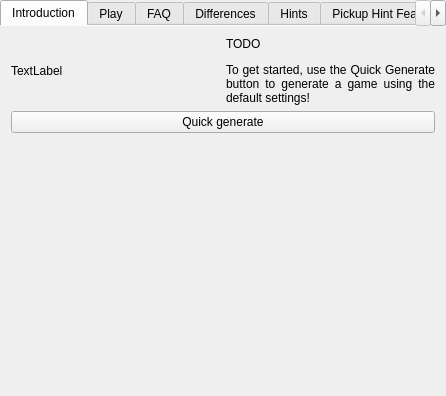
<?xml version="1.0" encoding="UTF-8"?>
<ui version="4.0">
 <class>EchoesGameTabWidget</class>
 <widget class="QTabWidget" name="EchoesGameTabWidget">
  <property name="geometry">
   <rect>
    <x>0</x>
    <y>0</y>
    <width>446</width>
    <height>396</height>
   </rect>
  </property>
  <property name="currentIndex">
   <number>0</number>
  </property>
  <property name="documentMode">
   <bool>true</bool>
  </property>
  <widget class="QWidget" name="tab_intro">
   <attribute name="title">
    <string>Introduction</string>
   </attribute>
   <layout class="QVBoxLayout" name="intro_layout">
    <item>
     <layout class="QHBoxLayout" name="intro_cover_layout">
      <item>
       <widget class="QLabel" name="game_cover_label">
        <property name="text">
         <string>TextLabel</string>
        </property>
       </widget>
      </item>
      <item>
       <widget class="QLabel" name="intro_label">
        <property name="text">
         <string>&lt;html&gt;&lt;head/&gt;&lt;body&gt;&lt;p align=&quot;justify&quot;&gt;TODO&lt;/p&gt;&lt;p align=&quot;justify&quot;&gt;To get started, use the Quick Generate button to generate a game using the default settings!&lt;/p&gt;&lt;/body&gt;&lt;/html&gt;</string>
        </property>
        <property name="wordWrap">
         <bool>true</bool>
        </property>
       </widget>
      </item>
     </layout>
    </item>
    <item>
     <widget class="QPushButton" name="quick_generate_button">
      <property name="text">
       <string>Quick generate</string>
      </property>
     </widget>
    </item>
    <item>
     <spacer name="intro_spacer">
      <property name="orientation">
       <enum>Qt::Vertical</enum>
      </property>
      <property name="sizeHint" stdset="0">
       <size>
        <width>20</width>
        <height>40</height>
       </size>
      </property>
     </spacer>
    </item>
   </layout>
  </widget>
  <widget class="GenerateGameWidget" name="tab_generate_game">
   <attribute name="title">
    <string>Play</string>
   </attribute>
  </widget>
  <widget class="QWidget" name="faq_tab">
   <attribute name="title">
    <string>FAQ</string>
   </attribute>
   <layout class="QGridLayout" name="faq_layout">
    <property name="leftMargin">
     <number>0</number>
    </property>
    <property name="topMargin">
     <number>0</number>
    </property>
    <property name="rightMargin">
     <number>0</number>
    </property>
    <property name="bottomMargin">
     <number>0</number>
    </property>
    <item row="0" column="0">
     <widget class="QScrollArea" name="faq_scroll_area">
      <property name="widgetResizable">
       <bool>true</bool>
      </property>
      <widget class="QWidget" name="faq_scroll_area_contents">
       <property name="geometry">
        <rect>
         <x>0</x>
         <y>0</y>
         <width>444</width>
         <height>366</height>
        </rect>
       </property>
       <layout class="QGridLayout" name="gridLayout_8">
        <item row="0" column="0">
         <widget class="QLabel" name="faq_label">
          <property name="text">
           <string># updated from code</string>
          </property>
          <property name="alignment">
           <set>Qt::AlignLeading|Qt::AlignLeft|Qt::AlignTop</set>
          </property>
          <property name="wordWrap">
           <bool>true</bool>
          </property>
         </widget>
        </item>
       </layout>
      </widget>
     </widget>
    </item>
   </layout>
  </widget>
  <widget class="QWidget" name="differences_tab">
   <attribute name="title">
    <string>Differences</string>
   </attribute>
   <layout class="QVBoxLayout" name="differences_tab_layout">
    <property name="leftMargin">
     <number>0</number>
    </property>
    <property name="topMargin">
     <number>0</number>
    </property>
    <property name="rightMargin">
     <number>0</number>
    </property>
    <property name="bottomMargin">
     <number>0</number>
    </property>
    <item>
     <widget class="QScrollArea" name="differences_scroll_area">
      <property name="widgetResizable">
       <bool>true</bool>
      </property>
      <widget class="QWidget" name="differences_scroll_contents">
       <property name="geometry">
        <rect>
         <x>0</x>
         <y>0</y>
         <width>444</width>
         <height>366</height>
        </rect>
       </property>
       <layout class="QVBoxLayout" name="differences_scroll_layout_3">
        <item>
         <widget class="QLabel" name="differences_label">
          <property name="text">
           <string>&lt;html&gt;&lt;head/&gt;&lt;body&gt;&lt;p&gt;TODO&lt;/p&gt;&lt;/body&gt;&lt;/html&gt;</string>
          </property>
          <property name="alignment">
           <set>Qt::AlignLeading|Qt::AlignLeft|Qt::AlignTop</set>
          </property>
          <property name="wordWrap">
           <bool>true</bool>
          </property>
         </widget>
        </item>
       </layout>
      </widget>
     </widget>
    </item>
   </layout>
  </widget>
  <widget class="QWidget" name="hints_tab">
   <attribute name="title">
    <string>Hints</string>
   </attribute>
   <layout class="QVBoxLayout" name="hints_tab_layout">
    <property name="spacing">
     <number>0</number>
    </property>
    <property name="leftMargin">
     <number>0</number>
    </property>
    <property name="topMargin">
     <number>0</number>
    </property>
    <property name="rightMargin">
     <number>0</number>
    </property>
    <property name="bottomMargin">
     <number>0</number>
    </property>
    <item>
     <widget class="QScrollArea" name="hints_scroll_area">
      <property name="widgetResizable">
       <bool>true</bool>
      </property>
      <widget class="QWidget" name="hints_scroll_area_contents">
       <property name="geometry">
        <rect>
         <x>0</x>
         <y>0</y>
         <width>430</width>
         <height>786</height>
        </rect>
       </property>
       <layout class="QVBoxLayout" name="hints_scroll_layout">
        <item>
         <widget class="QLabel" name="hints_label">
          <property name="text">
           <string>&lt;html&gt;&lt;head/&gt;&lt;body&gt;&lt;p align=&quot;justify&quot;&gt;In Metroid Prime 2: Echoes, a number of hints are available to assist with your routing. Note: &lt;span style=&quot; font-weight:700;&quot;&gt;A pickup location can't receive more than one hint.&lt;/span&gt;&lt;/p&gt;&lt;p align=&quot;justify&quot;&gt;You can find hints from the following sources:&lt;/p&gt;&lt;p align=&quot;justify&quot;&gt;&lt;span style=&quot; font-weight:600;&quot;&gt;Sky Temple Gateway&lt;/span&gt;: Hints for where each of your 9 Sky Temple Keys are located. In a Multiworld, describes which player has the keys as well.&lt;/p&gt;&lt;p align=&quot;justify&quot;&gt;&lt;span style=&quot; font-weight:600;&quot;&gt;Keybearer Corpse&lt;/span&gt;: Contains a hint for the Flying Ing Cache in the associated room for the corpse. This hint will use a low-precision Hint Feature to describe the pickup, as listed in the Pickup Hint Features tab.&lt;/p&gt;&lt;p align=&quot;justify&quot;&gt;&lt;span style=&quot; font-weight:600;&quot;&gt;Luminoth Lore&lt;/span&gt;: Contains the guaranteed hints and pickup hints.&lt;/p&gt;&lt;hr/&gt;&lt;p align=&quot;justify&quot;&gt;In each game, each of the following guaranteed hints are placed on a Luminoth Lore scan, placed randomly - this means they can be locked behind what they hint for. The hints are:&lt;/p&gt;&lt;p align=&quot;justify&quot;&gt;&lt;span style=&quot; font-weight:600;&quot;&gt;U-Mos 2&lt;/span&gt;: The detailed name of the pickup rewarded by U-Mos for returning the Sanctuary energy.&lt;/p&gt;&lt;p align=&quot;justify&quot;&gt;&lt;span style=&quot; font-weight:600;&quot;&gt;Dark Temple Bosses&lt;/span&gt;: The detailed pickup name which is dropped by each of the three temple bosses: Amorbis, Chykka and Quadraxis. There's one hint for each boss.&lt;/p&gt;&lt;p align=&quot;justify&quot;&gt;&lt;span style=&quot; font-weight:600;&quot;&gt;Dark Temple Keys&lt;/span&gt;: The areas where the temple keys can be located, listed in alphabetical order. In multiworld, the area listed might be someone else's, but the hint is referring to your keys.&lt;/p&gt;&lt;p align=&quot;justify&quot;&gt;&lt;span style=&quot; font-weight:600;&quot;&gt;Joke Hints&lt;/span&gt;: A joke. Uses green text and is a waste of space. There are 2 joke hints per game.&lt;/p&gt;&lt;hr/&gt;&lt;p align=&quot;justify&quot;&gt;The remaining Luminoth Lores are filled with standard pickup hints. These hints are placed according to the following priority:&lt;/p&gt;&lt;p align=&quot;justify&quot;&gt;&lt;span style=&quot; font-weight:600;&quot;&gt;1)&lt;/span&gt; Pickups that were placed by the generator, after the hint became accessible. This helps ensure that hints don't point towards the pickups required to read the hint in the first place. These hints are placed starting with the hint with the fewest logical candidates.&lt;/p&gt;&lt;p align=&quot;justify&quot;&gt;&lt;span style=&quot; font-weight:600;&quot;&gt;2)&lt;/span&gt; If there were no logical candidates for a hint, it can instead point to any major pickup.&lt;/p&gt;&lt;p align=&quot;justify&quot;&gt;&lt;span style=&quot; font-weight:600;&quot;&gt;3)&lt;/span&gt; At this point, we're out of useful candidates to hint, so the hint will simply pick any random pickup location.&lt;/p&gt;&lt;p align=&quot;justify&quot;&gt;&lt;br/&gt;&lt;/p&gt;&lt;/body&gt;&lt;/html&gt;</string>
          </property>
          <property name="alignment">
           <set>Qt::AlignLeading|Qt::AlignLeft|Qt::AlignTop</set>
          </property>
          <property name="wordWrap">
           <bool>true</bool>
          </property>
         </widget>
        </item>
       </layout>
      </widget>
     </widget>
    </item>
   </layout>
  </widget>
  <widget class="PickupHintFeatureTab" name="pickup_hint_features_tab">
   <attribute name="title">
    <string>Pickup Hint Features</string>
   </attribute>
   <layout class="QVBoxLayout" name="hint_item_names_layout">
    <property name="spacing">
     <number>0</number>
    </property>
    <property name="leftMargin">
     <number>0</number>
    </property>
    <property name="topMargin">
     <number>0</number>
    </property>
    <property name="rightMargin">
     <number>0</number>
    </property>
    <property name="bottomMargin">
     <number>0</number>
    </property>
   </layout>
  </widget>
  <widget class="LocationHintFeatureTab" name="location_hint_features_tab">
   <attribute name="title">
    <string>Location Hint Features</string>
   </attribute>
  </widget>
  <widget class="QWidget" name="hint_locations_tab">
   <attribute name="title">
    <string>Hint Locations</string>
   </attribute>
   <layout class="QVBoxLayout" name="hint_tab_layout">
    <property name="leftMargin">
     <number>0</number>
    </property>
    <property name="topMargin">
     <number>0</number>
    </property>
    <property name="rightMargin">
     <number>0</number>
    </property>
    <property name="bottomMargin">
     <number>0</number>
    </property>
    <item>
     <widget class="QScrollArea" name="hint_locations_scroll_area">
      <property name="widgetResizable">
       <bool>true</bool>
      </property>
      <property name="alignment">
       <set>Qt::AlignLeading|Qt::AlignLeft|Qt::AlignTop</set>
      </property>
      <widget class="QWidget" name="hint_locations_scroll_contents">
       <property name="geometry">
        <rect>
         <x>0</x>
         <y>0</y>
         <width>444</width>
         <height>366</height>
        </rect>
       </property>
       <layout class="QVBoxLayout" name="hint_scroll_layout">
        <item>
         <widget class="QLabel" name="hint_locations_label">
          <property name="text">
           <string>&lt;html&gt;&lt;head/&gt;&lt;body&gt;&lt;p&gt;Hints
                                                are placed in the game by replacing Logbook scans. The
                                                following are the scans that may have a hint added to
                                                them:&lt;/p&gt;&lt;/body&gt;&lt;/html&gt;
                                            </string>
          </property>
          <property name="alignment">
           <set>Qt::AlignLeading|Qt::AlignLeft|Qt::AlignTop</set>
          </property>
          <property name="wordWrap">
           <bool>true</bool>
          </property>
         </widget>
        </item>
        <item>
         <widget class="QTreeWidget" name="hint_locations_tree_widget">
          <column>
           <property name="text">
            <string>Location</string>
           </property>
          </column>
         </widget>
        </item>
       </layout>
      </widget>
     </widget>
    </item>
   </layout>
  </widget>
 </widget>
 <layoutdefault spacing="6" margin="11"/>
 <customwidgets>
  <customwidget>
   <class>GenerateGameWidget</class>
   <extends>QWidget</extends>
   <header location="global">randovania/gui/widgets/generate_game_widget.h</header>
   <container>1</container>
  </customwidget>
  <customwidget>
   <class>PickupHintFeatureTab</class>
   <extends>QWidget</extends>
   <header location="global">randovania.gui.widgets.hint_feature_tab</header>
   <container>1</container>
  </customwidget>
  <customwidget>
   <class>LocationHintFeatureTab</class>
   <extends>QWidget</extends>
   <header location="global">randovania.gui.widgets.hint_feature_tab</header>
   <container>1</container>
  </customwidget>
 </customwidgets>
 <resources/>
 <connections/>
</ui>
